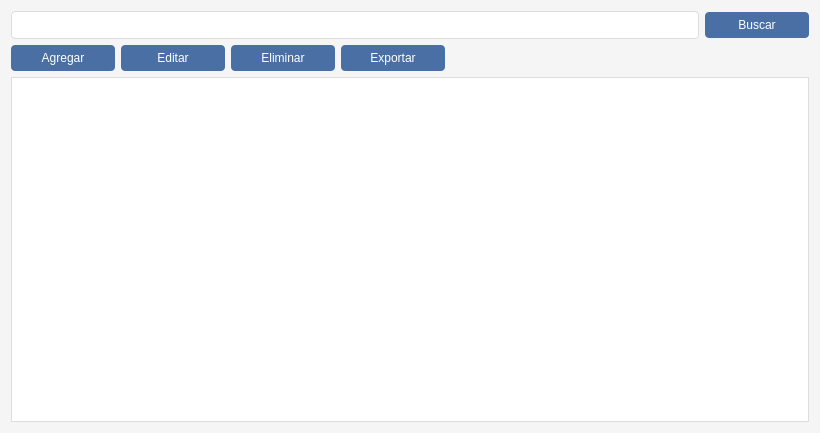
<?xml version="1.0" encoding="UTF-8"?>
<ui version="4.0">
 <class>impacto</class>
 <widget class="QWidget" name="impacto">
  <property name="geometry">
   <rect>
    <x>0</x>
    <y>0</y>
    <width>820</width>
    <height>433</height>
   </rect>
  </property>
  <property name="windowTitle">
   <string>Form</string>
  </property>
  <property name="styleSheet">
   <string notr="true">QWidget {
            font-family: 'Segoe UI', Arial, sans-serif;
            font-size: 12px;
            background-color: #f5f5f5;
        }
        QTableView {
            background-color: white;
            border: 1px solid #ddd;
            gridline-color: #eee;
            selection-background-color: #d1e3f6;
        }
        QHeaderView::section {
            background-color: #4a6fa5;
            color: white;
            padding: 5px;
            border: none;
        }
        QPushButton {
            background-color: #4a6fa5;
            color: white;
            border: none;
            border-radius: 4px;
            padding: 6px 12px;
            min-width: 80px;
        }
        QPushButton:hover {
            background-color: #3a5a80;
        }
        QLineEdit {
            border: 1px solid #ddd;
            border-radius: 4px;
            padding: 5px;
        }</string>
  </property>
  <layout class="QVBoxLayout" name="verticalLayout">
   <item>
    <layout class="QHBoxLayout" name="horizontalLayout">
     <item>
      <widget class="QLineEdit" name="lineEdit">
       <property name="styleSheet">
        <string notr="true">        QLineEdit {
			  background-color: white;
            border: 1px solid #ddd;
            border-radius: 4px;
            padding: 5px;
        }</string>
       </property>
      </widget>
     </item>
     <item>
      <widget class="QPushButton" name="pushButton">
       <property name="text">
        <string>Buscar</string>
       </property>
      </widget>
     </item>
    </layout>
   </item>
   <item>
    <layout class="QHBoxLayout" name="horizontalLayout_2">
     <item>
      <widget class="QPushButton" name="pushButton_2">
       <property name="text">
        <string>Agregar</string>
       </property>
      </widget>
     </item>
     <item>
      <widget class="QPushButton" name="pushButton_3">
       <property name="text">
        <string>Editar</string>
       </property>
      </widget>
     </item>
     <item>
      <widget class="QPushButton" name="pushButton_4">
       <property name="text">
        <string>Eliminar</string>
       </property>
      </widget>
     </item>
     <item>
      <widget class="QPushButton" name="pushButton_5">
       <property name="text">
        <string>Exportar</string>
       </property>
      </widget>
     </item>
     <item>
      <spacer name="horizontalSpacer_2">
       <property name="orientation">
        <enum>Qt::Orientation::Horizontal</enum>
       </property>
       <property name="sizeHint" stdset="0">
        <size>
         <width>40</width>
         <height>20</height>
        </size>
       </property>
      </spacer>
     </item>
    </layout>
   </item>
   <item>
    <widget class="QTableView" name="tableView"/>
   </item>
  </layout>
 </widget>
 <resources/>
 <connections/>
</ui>
